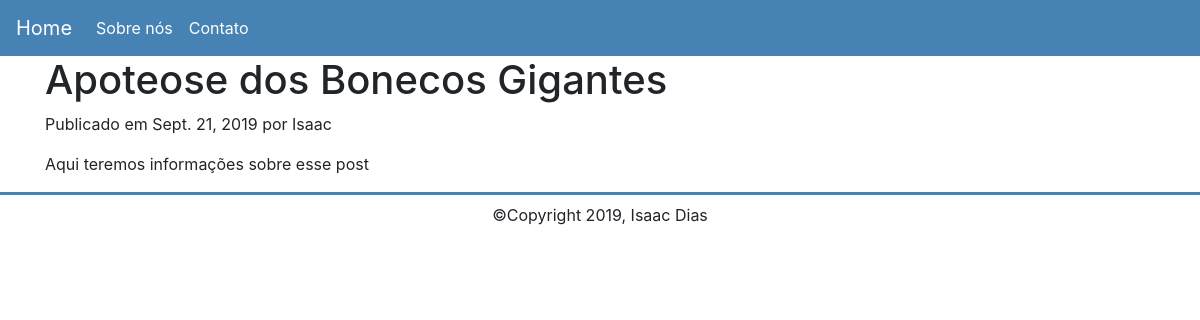
Screenshot of /apoteose-dos-bonecos-gigantes with the database file from the repository.
### blog/models.py (models this page shows, shortened)
class Post(models.Model):
    STATUS = (
        ('active', 'Ativo'),
        ('draft', 'Rascunho')
    )
    title = models.CharField(max_length=200)
    body = models.TextField()
    image = models.FileField(upload_to = '', null=True, blank= True)
    author = models.ForeignKey(User, on_delete=models.CASCADE)
    slug= models.SlugField()
    created_at = models.DateField(auto_now_add=True)
    updated_at = models.DateField(auto_now=True)
    status = models.CharField(max_length=15, choices=STATUS)

### blog/views.py (the view)
# urls.py: path('<slug:slug>', views.post_detail, name='post_detail'),
def post_detail(request, slug):
    post = get_object_or_404(Post, slug=slug)
    return render(request, 'blog/post_detail.html', {'post': post})

### blog/templates/blog/post_detail.html (shortened to what this page needs)
{% extends 'blog/base.html' %}
{% block content %}
<div class="container">
    <h1>{{post.title}}</h1>
    <p>Publicado em {{post.created_at}} por {{post.author}}</p>
    <p>{{post.body |linebreaks}}</p>
</div>
{% endblock %}

### rows the page displays
Post: title "Apoteose dos Bonecos Gigantes", created_at "Sept. 21, 2019", author "Isaac", body "Aqui teremos informações sobre esse post"
